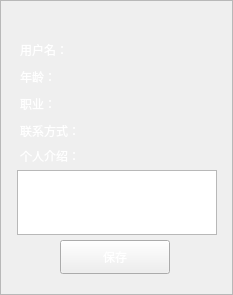
<?xml version="1.0" encoding="UTF-8"?>
<ui version="4.0">
 <class>hfModifyUser</class>
 <widget class="QWidget" name="hfModifyUser">
  <property name="geometry">
   <rect>
    <x>0</x>
    <y>0</y>
    <width>233</width>
    <height>295</height>
   </rect>
  </property>
  <property name="windowTitle">
   <string>Form</string>
  </property>
  <property name="styleSheet">
   <string notr="true"/>
  </property>
  <widget class="QLabel" name="modify_title_2">
   <property name="geometry">
    <rect>
     <x>20</x>
     <y>40</y>
     <width>80</width>
     <height>20</height>
    </rect>
   </property>
   <property name="styleSheet">
    <string notr="true">color: rgb(255, 255, 255);
font: 14pt &quot;方正黑体简体&quot;;</string>
   </property>
   <property name="text">
    <string>用户名：</string>
   </property>
  </widget>
  <widget class="QLineEdit" name="modify_username">
   <property name="geometry">
    <rect>
     <x>90</x>
     <y>40</y>
     <width>260</width>
     <height>21</height>
    </rect>
   </property>
   <property name="styleSheet">
    <string notr="true">color: rgb(255, 255, 255);
font: 14pt &quot;方正黑体简体&quot;;
background-color: rgba(255, 255, 255, 0);
border:0px;
</string>
   </property>
   <property name="text">
    <string/>
   </property>
  </widget>
  <widget class="QFrame" name="modify_frame">
   <property name="geometry">
    <rect>
     <x>0</x>
     <y>0</y>
     <width>233</width>
     <height>295</height>
    </rect>
   </property>
   <property name="styleSheet">
    <string notr="true">image: url(:/img/user_frame.png);</string>
   </property>
   <property name="frameShape">
    <enum>QFrame::StyledPanel</enum>
   </property>
   <property name="frameShadow">
    <enum>QFrame::Raised</enum>
   </property>
  </widget>
  <widget class="QLabel" name="modify_title_3">
   <property name="geometry">
    <rect>
     <x>20</x>
     <y>67</y>
     <width>80</width>
     <height>20</height>
    </rect>
   </property>
   <property name="styleSheet">
    <string notr="true">color: rgb(255, 255, 255);
font: 14pt &quot;方正黑体简体&quot;;</string>
   </property>
   <property name="text">
    <string>年龄：</string>
   </property>
  </widget>
  <widget class="QLineEdit" name="modify_age">
   <property name="geometry">
    <rect>
     <x>70</x>
     <y>67</y>
     <width>300</width>
     <height>20</height>
    </rect>
   </property>
   <property name="styleSheet">
    <string notr="true">color: rgb(255, 255, 255);
font: 14pt &quot;方正黑体简体&quot;;
background-color: rgba(255, 255, 255, 0);
border:0px;
</string>
   </property>
   <property name="text">
    <string/>
   </property>
  </widget>
  <widget class="QLabel" name="modify_title_4">
   <property name="geometry">
    <rect>
     <x>20</x>
     <y>94</y>
     <width>80</width>
     <height>20</height>
    </rect>
   </property>
   <property name="styleSheet">
    <string notr="true">color: rgb(255, 255, 255);
font: 14pt &quot;方正黑体简体&quot;;</string>
   </property>
   <property name="text">
    <string>职业：</string>
   </property>
  </widget>
  <widget class="QLineEdit" name="modify_work">
   <property name="geometry">
    <rect>
     <x>70</x>
     <y>94</y>
     <width>300</width>
     <height>20</height>
    </rect>
   </property>
   <property name="styleSheet">
    <string notr="true">color: rgb(255, 255, 255);
font: 14pt &quot;方正黑体简体&quot;;
background-color: rgba(255, 255, 255, 0);
border:0px;
</string>
   </property>
   <property name="text">
    <string/>
   </property>
  </widget>
  <widget class="QLabel" name="modify_title_5">
   <property name="geometry">
    <rect>
     <x>20</x>
     <y>121</y>
     <width>80</width>
     <height>20</height>
    </rect>
   </property>
   <property name="styleSheet">
    <string notr="true">color: rgb(255, 255, 255);
font: 12pt &quot;方正黑体简体&quot;;</string>
   </property>
   <property name="text">
    <string>联系方式：</string>
   </property>
  </widget>
  <widget class="QLineEdit" name="modify_phone">
   <property name="geometry">
    <rect>
     <x>90</x>
     <y>121</y>
     <width>260</width>
     <height>20</height>
    </rect>
   </property>
   <property name="styleSheet">
    <string notr="true">color: rgb(255, 255, 255);
font: 12pt &quot;方正黑体简体&quot;;
background-color: rgba(255, 255, 255, 0);
border:0px;
</string>
   </property>
   <property name="text">
    <string/>
   </property>
  </widget>
  <widget class="QLabel" name="modify_title_6">
   <property name="geometry">
    <rect>
     <x>20</x>
     <y>146</y>
     <width>80</width>
     <height>20</height>
    </rect>
   </property>
   <property name="styleSheet">
    <string notr="true">color: rgb(255, 255, 255);
font: 12pt &quot;方正黑体简体&quot;;</string>
   </property>
   <property name="text">
    <string>个人介绍：</string>
   </property>
  </widget>
  <widget class="QTextEdit" name="modify_desc_textEdit">
   <property name="geometry">
    <rect>
     <x>17</x>
     <y>170</y>
     <width>200</width>
     <height>65</height>
    </rect>
   </property>
   <property name="styleSheet">
    <string notr="true">color: rgb(255, 255, 255);
font: 12pt &quot;方正黑体简体&quot;;
border-image: url(:/img/user_desc.png);</string>
   </property>
  </widget>
  <widget class="QPushButton" name="modify_save">
   <property name="geometry">
    <rect>
     <x>60</x>
     <y>240</y>
     <width>110</width>
     <height>34</height>
    </rect>
   </property>
   <property name="styleSheet">
    <string notr="true">font: 14pt &quot;方正黑体简体&quot;;
border-image: url(:/logo/logo_btn.png);
color: rgb(255, 255, 255);</string>
   </property>
   <property name="text">
    <string>保存</string>
   </property>
  </widget>
  <zorder>modify_frame</zorder>
  <zorder>modify_title_2</zorder>
  <zorder>modify_username</zorder>
  <zorder>modify_title_3</zorder>
  <zorder>modify_age</zorder>
  <zorder>modify_title_4</zorder>
  <zorder>modify_work</zorder>
  <zorder>modify_title_5</zorder>
  <zorder>modify_phone</zorder>
  <zorder>modify_title_6</zorder>
  <zorder>modify_desc_textEdit</zorder>
  <zorder>modify_save</zorder>
 </widget>
 <resources/>
 <connections/>
</ui>
